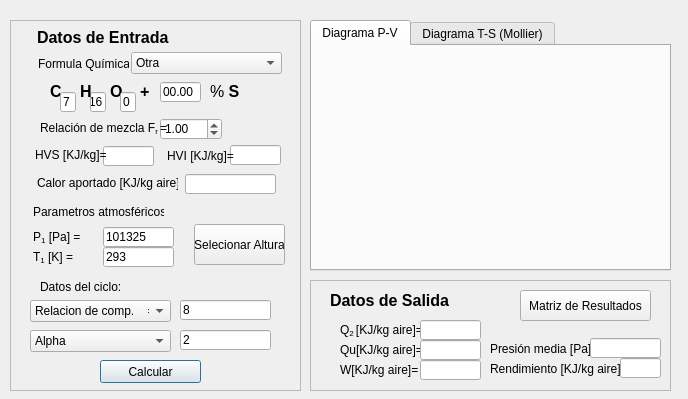
<?xml version="1.0" encoding="UTF-8"?>
<ui version="4.0">
 <class>Dialog</class>
 <widget class="QDialog" name="Dialog">
  <property name="geometry">
   <rect>
    <x>0</x>
    <y>0</y>
    <width>688</width>
    <height>399</height>
   </rect>
  </property>
  <property name="windowTitle">
   <string>Dialog</string>
  </property>
  <widget class="QFrame" name="DatosEntrada">
   <property name="geometry">
    <rect>
     <x>10</x>
     <y>20</y>
     <width>291</width>
     <height>371</height>
    </rect>
   </property>
   <property name="frameShape">
    <enum>QFrame::StyledPanel</enum>
   </property>
   <property name="frameShadow">
    <enum>QFrame::Raised</enum>
   </property>
   <widget class="QLabel" name="label_8">
    <property name="geometry">
     <rect>
      <x>23</x>
      <y>181</y>
      <width>131</width>
      <height>21</height>
     </rect>
    </property>
    <property name="text">
     <string>Parametros atmosféricos:</string>
    </property>
   </widget>
   <widget class="QLabel" name="label_2">
    <property name="geometry">
     <rect>
      <x>28</x>
      <y>33</y>
      <width>91</width>
      <height>21</height>
     </rect>
    </property>
    <property name="text">
     <string>Formula Química:</string>
    </property>
   </widget>
   <widget class="QLabel" name="label">
    <property name="geometry">
     <rect>
      <x>27</x>
      <y>7</y>
      <width>151</width>
      <height>21</height>
     </rect>
    </property>
    <property name="text">
     <string>&lt;html&gt;&lt;head/&gt;&lt;body&gt;&lt;p&gt;&lt;span style=&quot; font-size:12pt; font-weight:600;&quot;&gt;Datos de Entrada&lt;/span&gt;&lt;/p&gt;&lt;/body&gt;&lt;/html&gt;</string>
    </property>
    <property name="textFormat">
     <enum>Qt::RichText</enum>
    </property>
   </widget>
   <widget class="QLabel" name="label_6">
    <property name="geometry">
     <rect>
      <x>200</x>
      <y>62</y>
      <width>51</width>
      <height>16</height>
     </rect>
    </property>
    <property name="text">
     <string>&lt;html&gt;&lt;head/&gt;&lt;body&gt;&lt;p&gt;&lt;span style=&quot; font-size:12pt;&quot;&gt;% &lt;/span&gt;&lt;span style=&quot; font-size:12pt; font-weight:600;&quot;&gt;S&lt;/span&gt;&lt;/p&gt;&lt;/body&gt;&lt;/html&gt;</string>
    </property>
   </widget>
   <widget class="QLabel" name="label_3">
    <property name="geometry">
     <rect>
      <x>40</x>
      <y>62</y>
      <width>16</width>
      <height>16</height>
     </rect>
    </property>
    <property name="text">
     <string>&lt;html&gt;&lt;head/&gt;&lt;body&gt;&lt;p&gt;&lt;span style=&quot; font-size:12pt; font-weight:600;&quot;&gt;C&lt;/span&gt;&lt;/p&gt;&lt;/body&gt;&lt;/html&gt;</string>
    </property>
   </widget>
   <widget class="QLabel" name="label_5">
    <property name="geometry">
     <rect>
      <x>100</x>
      <y>62</y>
      <width>16</width>
      <height>16</height>
     </rect>
    </property>
    <property name="text">
     <string>&lt;html&gt;&lt;head/&gt;&lt;body&gt;&lt;p&gt;&lt;span style=&quot; font-size:12pt; font-weight:600;&quot;&gt;O&lt;/span&gt;&lt;/p&gt;&lt;/body&gt;&lt;/html&gt;</string>
    </property>
   </widget>
   <widget class="QLabel" name="label_7">
    <property name="geometry">
     <rect>
      <x>130</x>
      <y>62</y>
      <width>16</width>
      <height>16</height>
     </rect>
    </property>
    <property name="text">
     <string>&lt;html&gt;&lt;head/&gt;&lt;body&gt;&lt;p&gt;&lt;span style=&quot; font-size:12pt; font-weight:600;&quot;&gt;+&lt;/span&gt;&lt;/p&gt;&lt;/body&gt;&lt;/html&gt;</string>
    </property>
   </widget>
   <widget class="QLineEdit" name="formulaC">
    <property name="geometry">
     <rect>
      <x>50</x>
      <y>72</y>
      <width>16</width>
      <height>20</height>
     </rect>
    </property>
    <property name="sizePolicy">
     <sizepolicy hsizetype="Fixed" vsizetype="Fixed">
      <horstretch>0</horstretch>
      <verstretch>0</verstretch>
     </sizepolicy>
    </property>
    <property name="text">
     <string>7</string>
    </property>
   </widget>
   <widget class="QLineEdit" name="formulaS">
    <property name="geometry">
     <rect>
      <x>150</x>
      <y>62</y>
      <width>41</width>
      <height>20</height>
     </rect>
    </property>
    <property name="text">
     <string>00.00</string>
    </property>
   </widget>
   <widget class="QLineEdit" name="formulaH">
    <property name="geometry">
     <rect>
      <x>80</x>
      <y>72</y>
      <width>16</width>
      <height>20</height>
     </rect>
    </property>
    <property name="text">
     <string>16</string>
    </property>
   </widget>
   <widget class="QLabel" name="label_4">
    <property name="geometry">
     <rect>
      <x>70</x>
      <y>62</y>
      <width>16</width>
      <height>16</height>
     </rect>
    </property>
    <property name="text">
     <string>&lt;html&gt;&lt;head/&gt;&lt;body&gt;&lt;p&gt;&lt;span style=&quot; font-size:12pt; font-weight:600;&quot;&gt;H&lt;/span&gt;&lt;/p&gt;&lt;/body&gt;&lt;/html&gt;</string>
    </property>
   </widget>
   <widget class="QLineEdit" name="formulaO">
    <property name="geometry">
     <rect>
      <x>110</x>
      <y>72</y>
      <width>16</width>
      <height>20</height>
     </rect>
    </property>
    <property name="text">
     <string>0</string>
    </property>
   </widget>
   <widget class="QLabel" name="label_Q">
    <property name="geometry">
     <rect>
      <x>27</x>
      <y>152</y>
      <width>141</width>
      <height>21</height>
     </rect>
    </property>
    <property name="text">
     <string>Calor aportado [KJ/kg aire]=</string>
    </property>
   </widget>
   <widget class="QLabel" name="label_10">
    <property name="geometry">
     <rect>
      <x>23</x>
      <y>227</y>
      <width>131</width>
      <height>21</height>
     </rect>
    </property>
    <property name="text">
     <string>&lt;html&gt;&lt;head/&gt;&lt;body&gt;&lt;p&gt;T&lt;span style=&quot; vertical-align:sub;&quot;&gt;1&lt;/span&gt;  [K] =&lt;/p&gt;&lt;/body&gt;&lt;/html&gt;</string>
    </property>
   </widget>
   <widget class="QLineEdit" name="presion1">
    <property name="geometry">
     <rect>
      <x>93</x>
      <y>207</y>
      <width>71</width>
      <height>20</height>
     </rect>
    </property>
    <property name="text">
     <string>101325</string>
    </property>
   </widget>
   <widget class="QComboBox" name="selecDatoExtra2">
    <property name="geometry">
     <rect>
      <x>20</x>
      <y>310</y>
      <width>141</width>
      <height>22</height>
     </rect>
    </property>
    <item>
     <property name="text">
      <string>Alpha                            =</string>
     </property>
    </item>
    <item>
     <property name="text">
      <string>Beta                              =</string>
     </property>
    </item>
    <item>
     <property name="text">
      <string>Presion max                =</string>
     </property>
    </item>
    <item>
     <property name="text">
      <string>Temp. max                  =</string>
     </property>
    </item>
   </widget>
   <widget class="QLabel" name="label_11">
    <property name="geometry">
     <rect>
      <x>30</x>
      <y>256</y>
      <width>131</width>
      <height>21</height>
     </rect>
    </property>
    <property name="text">
     <string>Datos del ciclo:</string>
    </property>
   </widget>
   <widget class="QLineEdit" name="datoExtra2">
    <property name="geometry">
     <rect>
      <x>170</x>
      <y>310</y>
      <width>91</width>
      <height>20</height>
     </rect>
    </property>
    <property name="text">
     <string>2</string>
    </property>
   </widget>
   <widget class="QLineEdit" name="temperatura1">
    <property name="geometry">
     <rect>
      <x>93</x>
      <y>227</y>
      <width>71</width>
      <height>20</height>
     </rect>
    </property>
    <property name="text">
     <string>293</string>
    </property>
   </widget>
   <widget class="QLabel" name="label_9">
    <property name="geometry">
     <rect>
      <x>23</x>
      <y>207</y>
      <width>131</width>
      <height>21</height>
     </rect>
    </property>
    <property name="text">
     <string>&lt;html&gt;&lt;head/&gt;&lt;body&gt;&lt;p&gt;P&lt;span style=&quot; vertical-align:sub;&quot;&gt;1&lt;/span&gt;  [Pa] =&lt;/p&gt;&lt;/body&gt;&lt;/html&gt;</string>
    </property>
   </widget>
   <widget class="QDoubleSpinBox" name="relacionMezcla">
    <property name="geometry">
     <rect>
      <x>150</x>
      <y>98</y>
      <width>62</width>
      <height>22</height>
     </rect>
    </property>
    <property name="maximum">
     <double>2.000000000000000</double>
    </property>
    <property name="singleStep">
     <double>0.010000000000000</double>
    </property>
    <property name="value">
     <double>1.000000000000000</double>
    </property>
   </widget>
   <widget class="QLabel" name="label_relacionMezcla">
    <property name="geometry">
     <rect>
      <x>30</x>
      <y>98</y>
      <width>131</width>
      <height>21</height>
     </rect>
    </property>
    <property name="text">
     <string>&lt;html&gt;&lt;head/&gt;&lt;body&gt;&lt;p&gt;Relación de mezcla F&lt;span style=&quot; vertical-align:sub;&quot;&gt;r &lt;/span&gt;=&lt;/p&gt;&lt;/body&gt;&lt;/html&gt;</string>
    </property>
   </widget>
   <widget class="QLineEdit" name="calorQ">
    <property name="geometry">
     <rect>
      <x>175</x>
      <y>154</y>
      <width>91</width>
      <height>20</height>
     </rect>
    </property>
   </widget>
   <widget class="QPushButton" name="calcular">
    <property name="geometry">
     <rect>
      <x>90</x>
      <y>340</y>
      <width>101</width>
      <height>23</height>
     </rect>
    </property>
    <property name="text">
     <string>Calcular</string>
    </property>
   </widget>
   <widget class="QLineEdit" name="datoExtra1">
    <property name="geometry">
     <rect>
      <x>170</x>
      <y>280</y>
      <width>91</width>
      <height>20</height>
     </rect>
    </property>
    <property name="text">
     <string>8</string>
    </property>
   </widget>
   <widget class="QComboBox" name="selecDatoExtra1">
    <property name="geometry">
     <rect>
      <x>20</x>
      <y>280</y>
      <width>141</width>
      <height>22</height>
     </rect>
    </property>
    <item>
     <property name="text">
      <string>Relacion de comp.    =</string>
     </property>
    </item>
    <item>
     <property name="text">
      <string>T2                                =</string>
     </property>
    </item>
   </widget>
   <widget class="QComboBox" name="formula_comboBox">
    <property name="geometry">
     <rect>
      <x>121</x>
      <y>32</y>
      <width>151</width>
      <height>22</height>
     </rect>
    </property>
    <property name="layoutDirection">
     <enum>Qt::LeftToRight</enum>
    </property>
    <item>
     <property name="text">
      <string>Otra</string>
     </property>
    </item>
   </widget>
   <widget class="QPushButton" name="Altura_Button">
    <property name="geometry">
     <rect>
      <x>184</x>
      <y>204</y>
      <width>91</width>
      <height>41</height>
     </rect>
    </property>
    <property name="text">
     <string>Selecionar Altura</string>
    </property>
   </widget>
   <widget class="QLineEdit" name="HVI_lineEdit">
    <property name="geometry">
     <rect>
      <x>220</x>
      <y>125</y>
      <width>51</width>
      <height>20</height>
     </rect>
    </property>
   </widget>
   <widget class="QLabel" name="label_HVI">
    <property name="geometry">
     <rect>
      <x>157</x>
      <y>125</y>
      <width>71</width>
      <height>21</height>
     </rect>
    </property>
    <property name="text">
     <string>HVI [KJ/kg]=</string>
    </property>
   </widget>
   <widget class="QLineEdit" name="HVS_lineEdit">
    <property name="geometry">
     <rect>
      <x>93</x>
      <y>126</y>
      <width>51</width>
      <height>20</height>
     </rect>
    </property>
   </widget>
   <widget class="QLabel" name="label_HVS">
    <property name="geometry">
     <rect>
      <x>25</x>
      <y>124</y>
      <width>71</width>
      <height>21</height>
     </rect>
    </property>
    <property name="text">
     <string>HVS [KJ/kg]=</string>
    </property>
   </widget>
  </widget>
  <widget class="QFrame" name="DatosSalida">
   <property name="geometry">
    <rect>
     <x>310</x>
     <y>280</y>
     <width>361</width>
     <height>111</height>
    </rect>
   </property>
   <property name="frameShape">
    <enum>QFrame::StyledPanel</enum>
   </property>
   <property name="frameShadow">
    <enum>QFrame::Raised</enum>
   </property>
   <widget class="QLabel" name="label_17">
    <property name="geometry">
     <rect>
      <x>30</x>
      <y>40</y>
      <width>141</width>
      <height>21</height>
     </rect>
    </property>
    <property name="text">
     <string>&lt;html&gt;&lt;head/&gt;&lt;body&gt;&lt;p&gt;Q&lt;span style=&quot; vertical-align:sub;&quot;&gt;2 &lt;/span&gt;[KJ/kg aire]=&lt;/p&gt;&lt;/body&gt;&lt;/html&gt;</string>
    </property>
   </widget>
   <widget class="QLabel" name="label_18">
    <property name="geometry">
     <rect>
      <x>180</x>
      <y>78</y>
      <width>141</width>
      <height>21</height>
     </rect>
    </property>
    <property name="text">
     <string>Rendimiento [KJ/kg aire]=</string>
    </property>
   </widget>
   <widget class="QLabel" name="label_19">
    <property name="geometry">
     <rect>
      <x>30</x>
      <y>60</y>
      <width>141</width>
      <height>21</height>
     </rect>
    </property>
    <property name="text">
     <string>&lt;html&gt;&lt;head/&gt;&lt;body&gt;&lt;p&gt;Qu&lt;span style=&quot; vertical-align:sub;&quot;/&gt;[KJ/kg aire]=&lt;/p&gt;&lt;/body&gt;&lt;/html&gt;</string>
    </property>
   </widget>
   <widget class="QLabel" name="label_20">
    <property name="geometry">
     <rect>
      <x>30</x>
      <y>80</y>
      <width>141</width>
      <height>21</height>
     </rect>
    </property>
    <property name="text">
     <string>&lt;html&gt;&lt;head/&gt;&lt;body&gt;&lt;p&gt;W[KJ/kg aire]=&lt;/p&gt;&lt;/body&gt;&lt;/html&gt;</string>
    </property>
   </widget>
   <widget class="QLabel" name="label_21">
    <property name="geometry">
     <rect>
      <x>180</x>
      <y>58</y>
      <width>141</width>
      <height>21</height>
     </rect>
    </property>
    <property name="text">
     <string>Presión media [Pa]=</string>
    </property>
   </widget>
   <widget class="QLineEdit" name="calor2">
    <property name="geometry">
     <rect>
      <x>110</x>
      <y>40</y>
      <width>61</width>
      <height>20</height>
     </rect>
    </property>
   </widget>
   <widget class="QLabel" name="label_14">
    <property name="geometry">
     <rect>
      <x>20</x>
      <y>10</y>
      <width>151</width>
      <height>21</height>
     </rect>
    </property>
    <property name="text">
     <string>&lt;html&gt;&lt;head/&gt;&lt;body&gt;&lt;p&gt;&lt;span style=&quot; font-size:12pt; font-weight:600;&quot;&gt;Datos de Salida&lt;/span&gt;&lt;/p&gt;&lt;/body&gt;&lt;/html&gt;</string>
    </property>
    <property name="textFormat">
     <enum>Qt::RichText</enum>
    </property>
   </widget>
   <widget class="QLineEdit" name="calorU">
    <property name="geometry">
     <rect>
      <x>110</x>
      <y>60</y>
      <width>61</width>
      <height>20</height>
     </rect>
    </property>
   </widget>
   <widget class="QLineEdit" name="trabajoW">
    <property name="geometry">
     <rect>
      <x>110</x>
      <y>80</y>
      <width>61</width>
      <height>20</height>
     </rect>
    </property>
   </widget>
   <widget class="QLineEdit" name="presionMedia">
    <property name="geometry">
     <rect>
      <x>280</x>
      <y>58</y>
      <width>71</width>
      <height>20</height>
     </rect>
    </property>
   </widget>
   <widget class="QLineEdit" name="rendimiento">
    <property name="geometry">
     <rect>
      <x>310</x>
      <y>78</y>
      <width>41</width>
      <height>20</height>
     </rect>
    </property>
   </widget>
   <widget class="QPushButton" name="matrixButton">
    <property name="geometry">
     <rect>
      <x>210</x>
      <y>10</y>
      <width>131</width>
      <height>31</height>
     </rect>
    </property>
    <property name="text">
     <string>Matriz de Resultados</string>
    </property>
   </widget>
  </widget>
  <widget class="QTabWidget" name="PlotArea">
   <property name="geometry">
    <rect>
     <x>310</x>
     <y>20</y>
     <width>361</width>
     <height>251</height>
    </rect>
   </property>
   <property name="currentIndex">
    <number>0</number>
   </property>
   <property name="movable">
    <bool>false</bool>
   </property>
   <widget class="QWidget" name="tab">
    <attribute name="title">
     <string>Diagrama P-V</string>
    </attribute>
   </widget>
   <widget class="QWidget" name="tab_2">
    <attribute name="title">
     <string>Diagrama T-S (Mollier)</string>
    </attribute>
   </widget>
  </widget>
  <zorder>DatosSalida</zorder>
  <zorder>DatosEntrada</zorder>
  <zorder>PlotArea</zorder>
 </widget>
 <tabstops>
  <tabstop>formulaC</tabstop>
  <tabstop>formulaH</tabstop>
  <tabstop>formulaO</tabstop>
  <tabstop>formulaS</tabstop>
  <tabstop>relacionMezcla</tabstop>
  <tabstop>calorQ</tabstop>
  <tabstop>presion1</tabstop>
  <tabstop>temperatura1</tabstop>
  <tabstop>selecDatoExtra2</tabstop>
  <tabstop>datoExtra2</tabstop>
  <tabstop>calor2</tabstop>
  <tabstop>calorU</tabstop>
  <tabstop>trabajoW</tabstop>
  <tabstop>presionMedia</tabstop>
  <tabstop>rendimiento</tabstop>
 </tabstops>
 <resources/>
 <connections/>
</ui>
